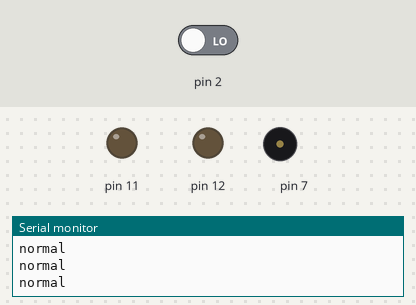
The sketch below on a simulated Arduino Uno, built with avr-gcc and run on an emulated ATmega328P. Shown: output pins drawn as LEDs (lit = HIGH), buzzer (waves = sounding), the last lines printed to the serial monitor. Dashed ring = blinking. The inputs (shaded band) are chosen by the test bench; at power-on: pin 2 LOW.

Above: at 2.8 s.
2.9 s: pin 2 driven HIGH
At 3.12 s:
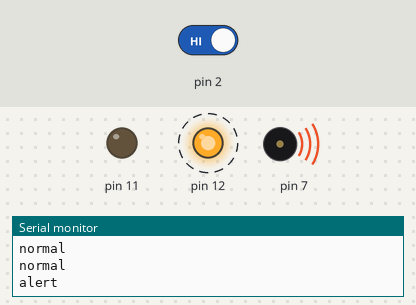
At 3.62 s:
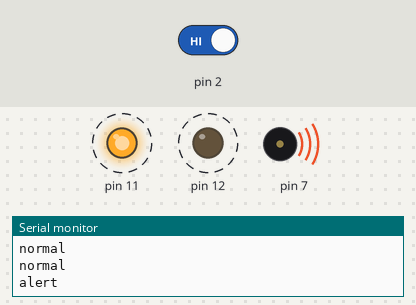
Timing chart, 0 to 12.4 s (numbered marks = the images above; inputs shaded):
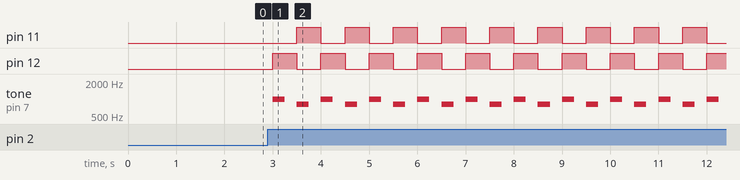

Measured:
- after the input at 2.9 s, pin 11: alternates HIGH for 0.50 s and LOW for 0.50 s, starting after 0.60 s; pin 12: alternates HIGH for 0.50 s and LOW for 0.50 s, starting after 0.10 s; tone on pin 7: silent → 1000 Hz after 0.10 s, then repeats every 1.0 s: silent 0.25 s, 800 Hz 0.25 s, silent 0.25 s, 1000 Hz 0.25 s

The sketch:

ArduinoSmartHome.ino
```cpp
void setup() {

pinMode(12, OUTPUT);
pinMode(11, OUTPUT);
pinMode(7, OUTPUT);
pinMode(2, INPUT);
Serial.begin(9600);
}

void loop() {
  if(digitalRead(2)==HIGH) {
digitalWrite(12, HIGH);
digitalWrite(11, LOW);
Serial.println("alert");
tone(7, 1000, 250);
delay(500);

digitalWrite(12, LOW);
digitalWrite(11, HIGH);
tone(7, 800, 250);
delay(500);


  }

else {
  Serial.println("normal");
digitalWrite(12, LOW);
digitalWrite(11, LOW);
delay(1000);
}

}
```
